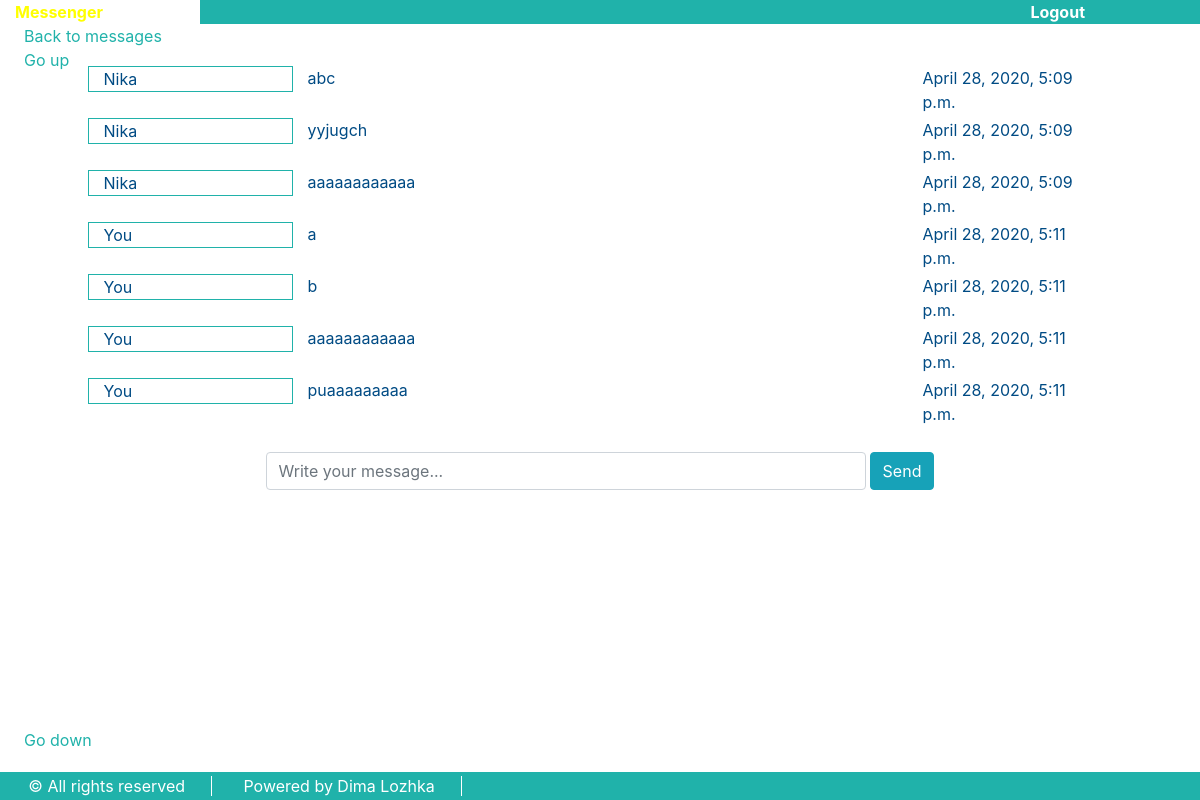
Page /messages/dialog/?name=Nika (signed in) on the committed database.
### messenger/apps/letters/models.py (models this page shows, shortened)
class Message(models.Model) :
    text = models.TextField("Text")
    sender = models.ForeignKey(User, on_delete = models.CASCADE, related_name = 'Sender', blank = True, null = True)
    recipient = models.ForeignKey(User, on_delete = models.CASCADE, related_name = 'Recipient', blank = True, null = True)
    sent_date = models.DateTimeField(auto_now = True)
    read_mark = models.CharField("IsRead", max_length=50, default="unread")

### messenger/apps/letters/views.py (the view)
# urls.py: path('dialog/', views.dialog, name='dialog'),
def dialog(request) :
    if request.method == 'GET' and request.user.is_authenticated:
        username = request.GET.get('name', '')
        if username != '' :
            db_set = Message.objects.filter(sender = User.objects.get(username = username), recipient = request.user)
            messages = list(db_set)
            if username != request.user.username :
                messages = messages + list(Message.objects.filter(sender = request.user, recipient = User.objects.get(username = username)))
            messages.sort(key = lambda message: message.sent_date)
            if len(messages) > 1 and messages[len(messages) - 1].sender != request.user :
                db_set.update(read_mark = 'read')
            return render(request, 'letters/dialog.html', {'messages' : messages, 'username': username})
    return render(request, 'messenger/main.html')

### messenger/templates/letters/dialog.html (shortened to what this page needs)
{% extends 'base.html' %}
{% block content %}
{% load static %}
<link rel="stylesheet" type="text/css" href='{% static "/css/dialog.css" %}'>
    <a class="mt-4 ml-4 fixed-top sea-green" href="/messages">Back to messages</a>
    <a class="mt-5 ml-4 fixed-top sea-green" href='#top'>Go up</a>
    <div class="d-flex flex-column">
        <div class="messages-container flex-lg-grow-1">
            {% for i in messages %}
            <div class="row message-text mt-1" href='/'>
                <div class="col-1"></div>
                <div class="col-2 sender-div">
                    <div>
                        {% if i.sender == request.user %} You {% else %} {{i.sender}} {% endif %}
                    </div>
                </div>
                <div class="col-6 text-div">
                    {{i.text}}
                </div>
                <div class="col-2">
                    {{i.sent_date}}
                </div>
                <div class="col-1"></div>
            </div>
            {% endfor %}
        </div>
        <div>
            <form id='message-form' class="d-flex justify-content-center mb-5" method="GET" action='/messages/send' >
                <input type='text' class="form-control col-6" name='message' placeholder="Write your message..." >
                <input type='submit' value="Send" class="btn btn-info ml-1">
            </form>
        </div>
    </div>
    <a class="mb-5 ml-4 fixed-bottom sea-green" href="#bottom">Go down</a>
{% endblock %}

### messenger/apps/letters/static/css/base.css (style rules this page uses)
* { margin: 0; }
body { width: 100vw; overflow-x: hidden; }
.sea-green { color: lightseagreen; }

### messenger/apps/letters/static/css/dialog.css (style rules this page uses)
.message-text { color: rgb(0, 75, 132); }
.sender-div { border: .5mm solid lightseagreen; overflow: hidden; height: min-content; }
.messages-container { margin-top: 1cm; }
.text-div { word-wrap: break-word; }
#message-form { margin-top: .7cm; }

### rows in the picture
Message: sender "Nika", text "abc", sent_date "April 28, 2020, 5:09 p.m."
Message: sender "Nika", text "yyjugch", sent_date "April 28, 2020, 5:09 p.m."
Message: sender "Nika", text "aaaaaaaaaaaa", sent_date "April 28, 2020, 5:09 p.m."
Message: shows "You", text "а", sent_date "April 28, 2020, 5:11 p.m."
Message: shows "You", text "b", sent_date "April 28, 2020, 5:11 p.m."
Message: shows "You", text "aaaaaaaaaaaa", sent_date "April 28, 2020, 5:11 p.m."
Message: shows "You", text "puaaaaaaaaa", sent_date "April 28, 2020, 5:11 p.m."
